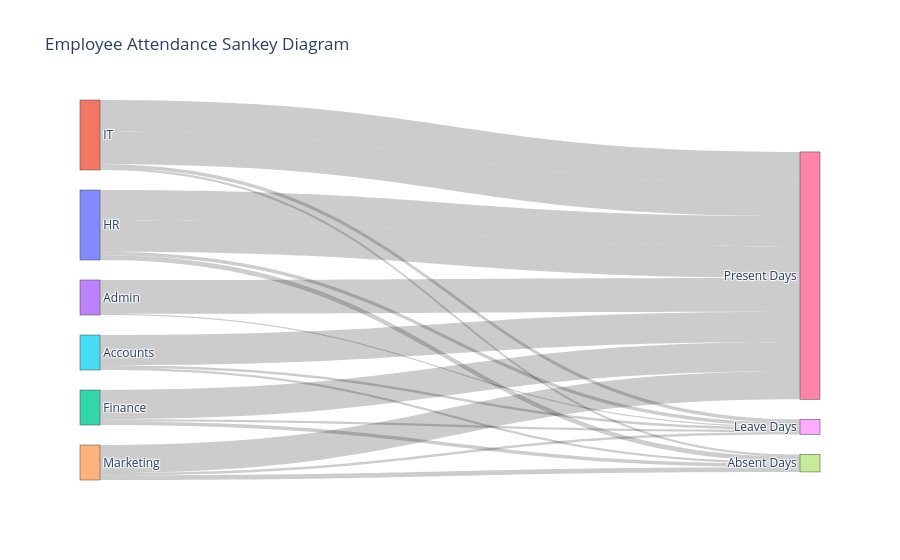

Source (notebook cell):
### Code cell
import pandas as pd
import plotly.graph_objects as go
# Labels (nodes)
labels = ["HR","IT","Finance","Admin","Marketing","Accounts",
          "Present Days","Absent Days","Leave Days"]

# Create flows
source = []
target = []
value = []

for i in range(len(df)):
    
    dept_index = labels.index(df["Department"][i])
    
    source.append(dept_index)
    target.append(labels.index("Present Days"))
    value.append(df["Present Days"][i])
    
    source.append(dept_index)
    target.append(labels.index("Absent Days"))
    value.append(df["Absent Days"][i])
    
    source.append(dept_index)
    target.append(labels.index("Leave Days"))
    value.append(df["Leave Days"][i])

# Create Sankey Diagram
fig = go.Figure(go.Sankey(
    node=dict(
        label=labels,
        pad=20,
        thickness=20
    ),
    link=dict(
        source=source,
        target=target,
        value=value
    )
))
fig.update_layout(title_text="Employee Attendance Sankey Diagram", font_size=12)
fig.show()

### Figure 1 — Plotly figure (JSON) as saved in the notebook; plotly's stock layout.template omitted (floating-point values rounded to 4 significant figures)
{"data": [{"link": {"source": [0, 0, 0, 1, 1, 1, 2, 2, 2, 3, 3, 3, 4, 4, 4, 5, 5, 5, 1, 1, 1, 0, 0, 0], "target": [6, 7, 8, 6, 7, 8, 6, 7, 8, 6, 7, 8, 6, 7, 8, 6, 7, 8, 6, 7, 8, 6, 7, 8], "value": [26, 2, 2, 27, 1, 2, 25, 3, 2, 29, 0, 1, 24, 4, 2, 26, 2, 2, 28, 1, 1, 27, 2, 1]}, "node": {"label": ["HR", "IT", "Finance", "Admin", "Marketing", "Accounts", "Present Days", "Absent Days", "Leave Days"], "pad": 20, "thickness": 20}, "type": "sankey"}], "layout": {"font": {"size": 12}, "title": {"text": "Employee Attendance Sankey Diagram"}}}
